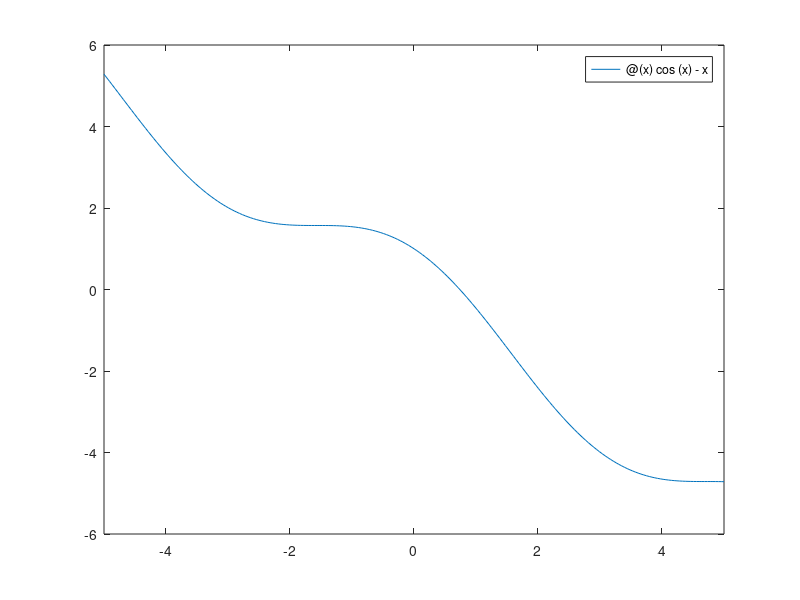

Here is the MATLAB script that generated this plot: (Note: this script raises an error after producing the figure.)
% Modelling and Simulation of Aerospace Systems (2021/2022)
% Assignment # 1
% Author Giovanni Chiarolla matr. 964831
%% Ex 1 
clearvars; close all; clc;
f = @(x) cos(x)-x;
figure
grid on
fplot(f)
hold on 
yline(0)
grid on
xlabel('x','Interpreter','latex')
ylabel('f(x)','Interpreter','latex')

a = 0.5;
b = 1.0;
err = 1e-8;

for i = 1:10 % Bisection Method
tic;
[root_BI,feval_BI] = bisection(f,a,b,err);
t_BI = toc();


% Secant method
tic
[root_SE,feval_SEC] = secant(f,a,b,err);
t_SEC = toc();


% Regula-falsi Method
tic
[root_RF,feval_RF] = regulafalsi(f,a,b,err);
t_RF = toc();

end
fprintf(' root_BI = %8.8f\n', root_BI)
fprintf(' root_SE = %8.8f \n', root_SE)
fprintf(' root_RF = %8.8f \n', root_RF)

fprintf(' Bisection function evaluations = %4.0f\n', feval_BI) 
fprintf(' Regula-Falsi function evaluations = %4.0f\n', feval_RF) 
fprintf(' Secant function evaluations = %4.0f\n', feval_SEC) 
%% Ex 2
 clearvars; close all; clc;
% Plot of the vector field (to find initial conditions) 
[X,Y] = meshgrid(-2:0.1:2,-2:0.1:2);
eq1 = X.^2 - X - Y;
eq2 =  X.^2/16 + Y.^2 - 1;
q=quiver(X,Y,eq1,eq2,1.5);

 syms  x1 x2

f =  [x1^2-x1-x2, x1^2/16 + x2^2 - 1];
% Initial conditions 
x0 = [3,2];
x02 = [-2,1];
% Newton's method tolerance and max nmax iterations
tol = 1e-8;
nmax = 6;
% Analytical jacobian 
[x_an(:,1),it_an] = newton_f_4(f,x0, tol,x1,x2,nmax);
[x_an(:,2),it_a] =  newton_f_4(f,x02, tol,x1,x2,nmax);

% function
f = @(x1,x2) [x1^2-x1-x2; x1^2/16 + x2^2 - 1];
% forward
[x_fd(:,1),it_fd] = newton_finite(x0', nmax, tol, f, 1);
[x_fd(:,2),it_f] = newton_finite(x02', nmax, tol, f, 1);
% centred
[x_cd(:,1),it_cd] = newton_finite(x0', nmax, tol, f, 0);
[x_cd(:,2),it_c] = newton_finite(x02', nmax, tol, f, 0);
% Compute exact roots
syms x y real
[x,y] = solve(x^2-x-y==0, x^2/16 +y^2-1==0);
SOL = double([x';y']);
% errors
 error_an = vecnorm(x_an - SOL);
 error_fd = vecnorm(x_fd - SOL);
 error_cd = vecnorm(x_cd - SOL);
 

%% Ex 3
clearvars; close all; clc;
% heun method
x0 = 1/2;
ti = 0;
tf = 2;
h_m = [0.5, 0.2, 0.05, 0.01] ;
f = @(x,t) x - t^2 + 1;
fa  = @( t ) t.^2 +2*t+1-1/2* exp(t);
xsolhe = zeros(length(h_m),1);
xsolrk =  zeros(length(h_m),1);
timehe = zeros(1,length(h_m));
timerk4 = zeros(1,length(h_m));
err_he = zeros(1,length(h_m));
err_rk4 = zeros(1,length(h_m));



figure (1)
hold on

for i = 1: length(h_m)
hi = h_m(i);
tic
[xhe,t_he,feval_he] = heun_m(x0,f,ti,tf,hi);


err_he(i) = max(abs(xhe'-fa(ti:h_m(i):tf)));
w = @() heun_m(x0,f,ti,tf,h_m(i));
    timehe(i) = timeit(w);
plot(t_he,xhe,'--','LineWidth',0.5)
hold on 



end
fplot(fa,'LineWidth',1.5)
grid on

legend('h=0.5','h=0.2','h=0.05','h=0.01','analytical','Interpreter','latex','Location','best',...
    'FontSize',13)
xlabel('$time [s]$','Interpreter','latex','FontSize',13)
ylabel('$x_{Heun}(t)$','Interpreter','latex','FontSize',13)
axis([0 2 0 5.5])
% Runge Kutta 4
figure(2)
hold on
for i = 1 : length(h_m)

[xrk4, t_rk4, feval_rk4] = rk4(x0,f,ti,tf,h_m(i));

xsolhe(i) = xhe(end);
xsolrk(i) = xrk4(end);
err_rk4(i) = max(abs(xrk4'-fa(ti:h_m(i):tf)));
w = @() rk4(x0,f,ti,tf,h_m(i));
    timerk4(i) = timeit(w);
plot(t_rk4,xrk4,'--','LineWidth',0.5)
hold on

end
fplot(fa,'LineWidth',1.5)
grid on

legend('h=0.5','h=0.2','h=0.05','h=0.01','analytical','Interpreter','latex','Location','best',...
    'FontSize',13)
xlabel('$time [s]$','Interpreter','latex','FontSize',13)
ylabel('$x_{RK4}(t)$','Interpreter','latex','FontSize',13)
axis([0 2 0 5.5])


figure(3)
fig_RK2=loglog(timehe,err_he);
fig_RK2.LineWidth=2;
grid on
xlabel('Integration time [s]','Interpreter','latex','FontSize',13)
ylabel('Solution error','Interpreter','latex','FontSize',13)

figure(4)
fig_RK4=loglog(timerk4,err_rk4);
fig_RK4.LineWidth=2;
xlabel('Integration time [s]','Interpreter','latex','FontSize',13)
ylabel('Solution error','Interpreter','latex','FontSize',13)
grid on
%% Ex 4
% (It takes 30 seconds)
clearvars; close all; clc; 
A = @(alpha) [0,1;-1,2*cos(alpha)];
% Operator Frk2
I = eye(2);
Frk2 = @(alpha,h) (I + [0,1;-1,2*cos(alpha)]*h + h^2/2*[0,1;-1,2*cos(alpha)]^2);
h_max = fzero(@(h) (max(abs(eig(Frk2(pi,h))))-1),0);
alpha = pi:-0.01:0;
a = zeros(2,length(alpha));
b = zeros(2,length(alpha));
h_max_col = zeros(1,length(alpha));
figure(1)
hold on
for i = 1: length(alpha)  
f = @(h) max(abs(eig(Frk2(alpha(i),h))));
fp = fplot(f); % plot of the solutions of the problem. Used to find proper initial conditions in following fzeros 
fp.Color = [alpha(i), 0 , 0]/pi; % varia la tonalita di rosso 
if alpha(i) < pi/2 + 0.025 && alpha(i) > pi/2 -0.025
    fp.Color = [0, 0 , 1];
    fp.LineWidth = 2; 
end    
if alpha(i)<pi/2    
h_max_col(i) = fzero(@(h) max(abs(eig(Frk2(alpha(i),h))))-1,0);
else 
 h_max_col(i) = fzero(@(h) max(abs(eig(Frk2(alpha(i),h))))-1,alpha(i));   
a(:,i) = eig(A(alpha(i)));
b(:,i) = a(:,i)*h_max_col(i);
end
end
grid on
% Solution for alpha equal to pi (Heun)
h1 = fzero(@(h) max(abs(eig(Frk2(pi,h))))-1,pi);
xlim([-1 4])
ylim([-1 5])
line(xlim(),[1,1], 'LineWidth',0.8,'Color',[0 0 0 ])
line([0,0],ylim(), 'LineWidth',0.8,'Color',[0 0 0 ])
figure(2)

hold on 

area(real(b(1,:)),imag(b(1,:)),'FaceColor','r','FaceAlpha',.3,'EdgeAlpha',1)
plot(real(b(1,1)),imag(b(1,1)),'.','Color',[1 0 0],'MarkerSize',20)
area(real(b(2,:)),imag(b(2,:)),'FaceColor','r','FaceAlpha',.3,'EdgeAlpha',1)
axis([-3 3 -3 3])
grid on
line(xlim(),[0,0], 'LineWidth',0.5,'Color',[0 0 0 ])
line([0,0],ylim(), 'LineWidth',0.5,'Color',[0 0 0 ])
legend('Heun Stability  Region',['$max(|eig(F(h,\alpha)|) = 1$' newline '  for $\alpha = pi$'],'Interpreter',...
    'latex','Location','best','FontSize',8)
xlabel('$Re\{h\lambda\}$','Interpreter','latex')
ylabel('$Im\{h\lambda\}$','Interpreter','latex')

% Operator Frk4
Frk4 = @(A,h) I + h*A +1/2*h^2*A^2 + 1/6*h^3*A^3 + 1/24*h^4*A^4;
figure(3)
hold on

h_max_col_a = zeros(1,length(alpha));
b_a = zeros(2,length(alpha));  
 for i = 1 : length(alpha)
    f = @(h) max(abs(eig(Frk4(A(alpha(i)),h))));
    fp = fplot(f);
fp.Color = [abs(alpha(i)), 0 , 0]/pi; % varia la tonalita di rosso 
if alpha(i) < pi/2 + 0.025 && alpha(i) > pi/2 -0.025
    fp.Color = [0, 0 , 1];
    fp.LineWidth = 2;
    
end  
h0 = 3;
h_max_col_a(i) = fzero(@(h) max(abs(eig(Frk4(A(alpha(i)),h))))-1,alpha(i));
h_max_col(i) = fzero(@(h) max(abs(eig(Frk4(A(alpha(i)),h))))-1,h0);
a(:,i) = eig(A(alpha(i)));
b(:,i) = a(:,i)*h_max_col(i);
b_a(:,i) = a(:,i)*h_max_col_a(i);
w =abs( b(1,i));
 end
 % Solution for alpha equal to pi (RK4)
 h2 = fzero(@(h) max(abs(eig(Frk4(A(pi),h))))-1,h0);
grid on
xlim([-1 4])
ylim([-1 5])
line(xlim(),[1,1], 'LineWidth',0.8,'Color',[0 0 0 ])
line([0,0],ylim(), 'LineWidth',0.8,'Color',[0 0 0 ])
 figure(4)


hold on
plot(real(b(1,1)),imag(b(1,1)),'.','Color',[0 0 0],'MarkerSize',20);
h_m = [0.5, 0.2, 0.05, 0.01];
hold on
scatter(h_m, zeros(1, length(h_m)),30,[1 0 1],'*')
hold on 
plot(real(b(1,:)),imag(b(1,:)),'LineStyle','none','Marker','o','MarkerSize',...
    1.5,'MarkerFaceColor','r','Color','r')
plot(real(b(2,:)),imag(b(2,:)),'LineStyle','none','Marker','o','MarkerSize',...
    1.5,'MarkerFaceColor','r','Color','r')


hold on
plot(real(b_a(1,:)),imag(b_a(1,:)),'LineStyle','none','Marker','o','MarkerSize',...
    1.5,'MarkerFaceColor','r','Color','r')
plot(real(b_a(2,:)),imag(b_a(2,:)),'LineStyle','none','Marker','o','MarkerSize',...
    1.5,'MarkerFaceColor','r','Color','r')

grid on
text(-2.5,0.2,'RK4 Stability Region','FontSize',10,'Color', 'r')
axis([-4 4 -3.5 3.5])


line(xlim(),[0,0], 'LineWidth',0.5,'Color',[0 0 0 ])
line([0,0],ylim(), 'LineWidth',0.5,'Color',[0 0 0 ])
legend([' $max(|eig(F(h,\alpha)|) = 1$' newline ' for $\alpha = pi$'],...
    '$h_{i}\lambda$  of Exercise 3','Interpreter',...
    'latex','Location','best','FontSize',8)
xlabel('$Re\{h\lambda\}$','Interpreter','latex')
ylabel('$Im\{h\lambda\}$','Interpreter','latex')

fprintf(' h for alpha equal to pi (Heun) = %8.8f\n', h1)
fprintf(' h for alpha equal to pi (RK4) = %8.8f \n', h2)

%% Ex 5 
%(Unfortunately, it takes 5 minutes) 
clearvars; close all; clc
A = @(alpha) [0,1;-1,2*cos(alpha)]; % A(alpha) operator
x0 = [1;1]; % Initial condition 
fevals = zeros(3,4); %Static allocation of the function evaluation matrix
t = [0 1]; % time range 
alpha = linspace(pi, 0,100); % vector containing alpha variaiton from pi to 0
x_an = @(a) expm(A(a))*x0;  % Analytic solution     
tol = [1e-3 1e-4 1e-5 1e-6]; % Tolerances

lambda = length(alpha); % Static allocation of the eigenvalues
for i=1:length(alpha)
    lambda(i) = max(eig(A(alpha(i))));  
end
guess = [5*tol;                  % Initial value of the fzero function 
    0.01 0.01 0.01 0.01; %0.01
    0.5 0.5 0.5 0.5]; % 0.5
tic
for i=1:3
    figure(i)
    hold on
    axis equal
    for j=1:length(tol)
        options = optimset('TolX',1e-2*tol(j));   % change the tolerance of fzero to decrease cpu time
        guessrk1 = tol(j);
        for k=1:length(alpha)
            a = alpha(k);
            if i==1
                h_m(k) = fzero(@(x) norm(switch_method(@(t,h) A(a)*h,t,x0,abs(x),i) ...
                    - x_an(a),Inf)-tol(j),guessrk1,options);
                if isnan(h_m(k))     % condition added to avoid singularities
                    guessrk1=tol(j);
                else
                    guessrk1=h_m(k);
                end
            else
                h_m(k) = fzero(@(x) norm(switch_method(@(t,h) A(a)*h,t,x0,abs(x),i) ...
                    - x_an(a),inf) - tol(j),guess(i,j));
            end
        end
        
        [~,fevals(i,j)] = switch_method(@(t,h) A(pi)*h,t,x0,abs(h_m(1)),i); %  number of function evaluation
        
        h = abs(h_m).*lambda;                
        plot([real(h) flip(real(h))],...
            [imag(h) -flip(imag(h))],'LineWidth',1.5)  % plot of the solution in complex plane
    end
    grid on
    legend('tol = $10^{-3}$','tol = $10^{-4}$','tol = $10^{-5}$','tol = $10^{-6}$','Interpreter','latex','Location','best')
    xlabel('$Re\{h\lambda\}$','Interpreter','latex')
    ylabel('$Im\{h\lambda\}$','Interpreter','latex')
    
end

figure(4)
loglog(tol,fevals,'LineWidth',1.5)
grid on
xlabel('tol','Interpreter','latex','FontSize',13)
ylabel('Function evaluations','Interpreter','latex','FontSize',13)
legend('RK1','RK2','RK4','Interpreter','latex','FontSize',13)
t_ex5=toc();
%% Ex 6 
clear; close all; clc;
alpha = linspace( pi,0,100);
A = @(alpha) [ 0 1; -1 2*cos(alpha)];
I = eye(2);
% BI2th Operator 
F = @(A,h,th)(I + A*th*h + 0.5*(A*th*h)^2)/(I - A*(1-th)*h + 0.5*(A*(1-th)*h)^2);
a = zeros(length(alpha),1);
h_m = zeros(length(alpha),1);
th = 0.4; % theta
for i = 1: length(alpha)
     a(i) = max(eig(A(alpha(i))));
     
     % try/catch statement added to avoid singularities
try 
    f = @(x) max(abs(eig(F(A(alpha(i)),x,th))))-1;
    h_m(i) = fzero(f,9);
  catch mess
            warning(mess.message) 
end   
end
% Plots
figure(1) 
hold on 
grid on

h1 = abs(h_m).*a;
X = [real(h1); flip(real(h1))];
Y = [imag(h1); -flip(imag(h1))];
plot(X,Y,'r','LineWidth',2)
xline(0)
yline(0)
axis equal
axis padded
legend('$BI2_{0.4}$','Interpreter','latex','Location','best')
xlabel('$Re\{h\lambda\}$','Interpreter','latex')
ylabel('$Im\{h\lambda\}$','Interpreter','latex')
% Second part 
theta = [0.1 0.3 0.7 0.9];
for k = 1:length(theta) 
    th = theta(k);
    for i = 1:length(alpha)
        try 
    f = @(x) max(abs(eig(F(A(alpha(i)),x,th))))-1;
    h_m(i) = fzero(f,4);
  catch mess
            warning(mess.message) 
        end
    end
figure(2) 
hold on 
grid on


h1 = abs(h_m).*a;
X = [real(h1); flip(real(h1))];
Y = [imag(h1); -flip(imag(h1))];
plot(X,Y,'LineWidth',2)

end
fig1 = xline(0);
fig2 = yline(0);
axis equal
axis padded
legend_entries = {'$BI2_{0.1}$','$BI2_{0.3}$','$BI2_{0.7}$','$BI2_{0.9}$'};
legend(legend_entries{:},'Interpreter','latex','Location','best')
set(get(get(fig1,'Annotation'),'LegendInformation'), ...
'IconDisplayStyle','off') % where H is the name of the plot
xlabel('$Re\{h\lambda\}$','Interpreter','latex')
ylabel('$Im\{h\lambda\}$','Interpreter','latex')
%% Ex 7
clear; clc; close all;
B = [ -180.5 219.5; 179.5 -220.5];
x0 = [1 1 ]';
h_ = 0.1;
I = eye(2);
% analytical solution 
x = @(t) expm(B*t)*x0;
t = [0 5];
t = t(1):h_:t(end);
% FR4 Operator 
Frk4 = @(A,h) I + h*A +1/2*h^2*A^2 + 1/6*h^3*A^3 + 1/24*h^4*A^4;
% BI2th Operator
BI2th = @(A,h,th)(I + A*th*h + 0.5*(A*th*h)^2)/(I - A*(1-th)*h + 0.5*(A*(1-th)*h)^2);
x_frk4 = zeros(2,51);
for i = 1:length(t)
    n = i-1;
x_frk4(:,i) = Frk4(B,h_)^n*x0;
x_an(:,i) = x(t(i));
end
% Plots
figure(1)
plot(t,x_an,'LineWidth',1)
hold on 
plot(t,x_frk4,'LineWidth',1)
grid on

legend('$x_1 - analytical$','$x_2 - analytical$',...
                    '$x_1$  $RK4$','$x_2$  $RK4$','Interpreter','latex','Location','best',...
    'FontSize',13)
xlabel('$time [s]$','Interpreter','latex','FontSize',13)
ylabel('$x_1$ and $x_2$','Interpreter','latex','FontSize',13)
% BI20.1
th = 0.1;
x_BI2 = zeros(2,51);
for i = 1:length(t)
    n = i-1;
x_BI2(:,i) = BI2th(B,h_,th)^n*x0;
x_an(:,i) = x(t(i));
end
figure(2)
plot(t,x_BI2,'LineWidth',1)
hold on 
plot(t,x_an,'LineWidth',1)
grid on
legend('$x_1$ $analytical$','$x_2$  $analytical$',...
                    '$x_1$  $BI2_{0.1}$','$x_2$  $BI2_{0.1}$','Interpreter','latex','Location','best',...
    'FontSize',13)
xlabel('$time [s]$','Interpreter','latex','FontSize',13)
ylabel('$x_1$ and $x_2$','Interpreter','latex','FontSize',13)
alpha = linspace( pi,0,100);
A = @(alpha) [ 0 1; -1 2*cos(alpha)];
I = eye(2);
F = @(A,h,th) (I + A*th*h + 0.5*(A*th*h)^2)/(I - A*(1-th)*h + 0.5*(A*(1-th)*h)^2);
Frk4 = @(A,h) I + h*A +1/2*h^2*A^2 + 1/6*h^3*A^3 + 1/24*h^4*A^4;
a = zeros(length(alpha),1);
h_m = zeros(length(alpha),1);
th = 0.1;
for i = 1: length(alpha)
    
    a(i) = max(eig(A(alpha(i))));
try 
    f = @(x) max(abs(eig(F(A(alpha(i)),x,th))))-1;
    h_m(i) = fzero(f,5);
  catch mess
            warning(mess.message) 
end

    
end
 ar = zeros(2,length(alpha));
 br = zeros(2,length(alpha));
 for i = 1 : length(alpha)
h0 = 3;
h_max_col(i) = fzero(@(h) max(abs(eig(Frk4(A(alpha(i)),h))))-1,h0);
ar(:,i) = eig(A(alpha(i)));
br(:,i) = ar(:,i)*h_max_col(i);

 end
figure(3)
a_  = h_*eig(B);
plot(real(a_),imag(a_),'*m','MarkerSize',10)
hold on 
h1 = abs(h_m).*a;
plot(real(br(1,:)),imag(br(1,:)),'r','LineWidth',2)
hold on
X = [real(h1); flip(real(h1))];
Y = [imag(h1); -flip(imag(h1))];
plot(X,Y,'b','LineWidth',2)
hold on 
plot(real(br(2,:)),imag(br(2,:)),'r','LineWidth',2)
grid on
axis equal
line(xlim(),[0,0], 'LineWidth',0.5,'Color',[0 0 0 ])
line([0,0],ylim(), 'LineWidth',0.5,'Color',[0 0 0 ])
legend('$h_{i}\lambda$ associated to the IVP','$RK4$','$BI2_{0.1}$','Interpreter','latex','Location','best')
xlabel('$Re\{h\lambda\}$','Interpreter','latex')
ylabel('$Im\{h\lambda\}$','Interpreter','latex')


%% Functions 

function [root,feval] = bisection(f,a,b,err)
%%%%%%%%%%%%%%%%%%%%%%%%%%%%%%%%%%%%%%%%%%%%%%%%%%%%%%%%%%%%%%%%%%%%%%%%%%%
%
%             - Implementation of the bisection method knowing the 
%               initial value and the final value of the interval.
%
% INPUT
%     f:      function                                [function handle]
%     a:      initial value of the interval           [1x1]
%     b:      final value of the interval             [1x1]
%   err:      accuracy                                [1x1]
%
% OUTPUT
%     a:    zero of the function                      [1x1]
%     b:    zero of the function                      [1x1]
%
%%%%%%%%%%%%%%%%%%%%%%%%%%%%%%%%%%%%%%%%%%%%%%%%%%%%%%%%%%%%%%%%%%%%%%%%%%%
feval = 0;
% Bisection Method
while abs(b-a)/2>err
 c = (a+b)/2;
 
if f(a)*f(c) < 0 
           b = c;
else
           a = c;
end 
feval = feval +2;
end
root = c;
end
function [root,feval] = secant(f,a,b,err)
%%%%%%%%%%%%%%%%%%%%%%%%%%%%%%%%%%%%%%%%%%%%%%%%%%%%%%%%%%%%%%%%%%%%%%%%%%%
%
%             - Implementation of the secant method knowing the 
%               initial value and the final value of the interval.
%
% INPUT
%     f:      function                                [function handle]
%     a:      initial value of the interval           [1x1]
%     b:      final value of the interval             [1x1]
%   err:      accuracy                                [1x1]
%
% OUTPUT
%     a:    zero of the function                      [1x1]
%     b:    zero of the function                      [1x1]
%
%%%%%%%%%%%%%%%%%%%%%%%%%%%%%%%%%%%%%%%%%%%%%%%%%%%%%%%%%%%%%%%%%%%%%%%%%%%
x0 = a; 
x1 = b;
feval = 0;

 while abs(x1-x0)/2 > err
 x2 = x1 - f(x1)*(x1 - x0)/( f(x1) - f(x0) );
 feval = feval +2;
 x0 = x1;
 x1 = x2;
 
 end
 root = x2;
end
function [root,feval] = regulafalsi(f,a,b,err)
%%%%%%%%%%%%%%%%%%%%%%%%%%%%%%%%%%%%%%%%%%%%%%%%%%%%%%%%%%%%%%%%%%%%%%%%%%%
%
%             - Implementation of the regula-falsi method knowing the 
%               initial value and the final value of the interval.
%
% INPUT
%     f:      function                                [function handle]
%     a:      initial value of the interval           [1x1]
%     b:      final value of the interval             [1x1]
%   err:      accuracy                                [1x1]
%
% OUTPUT
%     a:    zero of the function                      [1x1]
%     b:    zero of the function                      [1x1]
%
%%%%%%%%%%%%%%%%%%%%%%%%%%%%%%%%%%%%%%%%%%%%%%%%%%%%%%%%%%%%%%%%%%%%%%%%%%%

feval = 0;
while abs(b-a)/2>err
  c = b - (b-a)*f(b)/(f(b) - f(a)); 
% c = (a*f(b)-b*f(a))/(f(b)-f(a));
feval = feval + 2;
if f(c) > 0 
           b = c;
else
           a = c;
end
feval = feval +3;
end
root = c;
end
function x = realfun(x)

f_s =  [x(1).^2 - x(1) - x(2), x(1).^2/16 + x(2).^2 - 1];
x = f_s;
end

function [x,it] = newton_f_4 ( f ,x0, tol,y,z,nmax)
%%%%%%%%%%%%%%%%%%%%%%%%%%%%%%%%%%%%%%%%%%%%%%%%%%%%%%%%%%%%%%%%%%%%%%%%%%%
%
%             - Implementation of the newton's method with analytical 
%               evaluation of the function derivative.
%
% INPUT
%     f:      function                                [1x2 sym]
%    x0:      initial value of the interval           [1x2]
%     y:      syms value                              [1x1 sym]
%     z:      syms value                              [1x1 sym]
%
% OUTPUT
%     x:    zeros of the function                     [1x2]
%
%%%%%%%%%%%%%%%%%%%%%%%%%%%%%%%%%%%%%%%%%%%%%%%%%%%%%%%%%%%%%%%%%%%%%%%%%%%




k = 1;
t = zeros(1,3);
t(1) = tol + 1;

it = 0;
if abs(double(subs(f, [y, z], x0))) > 0 
while (it < nmax)


    

jnumeric = double(subs(jacobian( f, [y,z]),[y,z],x0));
fnumeric = double(subs(f,[y,z],x0));
deltax = - inv(jnumeric)*double(subs(f,[y,z],x0))';
x0 = deltax' + x0 ; 


t(k+1) = norm(fnumeric);
k = k+1;
it = it +1;
 end
else 
    error('using this x0: f = 0')
 end

x = x0;
end
function [xvect,it] = newton_finite(x0, nmax, tol, f, method)
%%%%%%%%%%%%%%%%%%%%%%%%%%%%%%%%%%%%%%%%%%%%%%%%%%%%%%%%%%%%%%%%%%%%%%%%%%%
%
%             - Implementation of the Newton's method finite difference method
%               knowing the initial value x0. 
%
% INPUT
%    x0:      initial value of the interval           [1x2]
%  nmax:      max steps                               [1x1]
%   tol:      tolerance                               [1x1]
%     f:      function                                [1x2 handle fun]
%
%
%
%
% OUTPUT
%     x:    zeros of the function                     [1x2]
%    it:    iterations                                [1x1]
%%%%%%%%%%%%%%%%%%%%%%%%%%%%%%%%%%%%%%%%%%%%%%%%%%%%%%%%%%%%%%%%%%%%%%%%%%%

  err = tol + 1;
     it = 0;
     xvect = x0;
     
     if method == 0
             % Centered differences  
              
     else
            % Forward differences               
     end
     
     while (it < nmax && err >= tol)
         xv = xvect;
         
         h = max(sqrt(eps), sqrt(eps)*abs(xv));
         h1 = 2 * h(1);
         h2 = 2 * h(2);
         
         if method == 0
             % Centered differences approximated derivative 
               dfdx1 = @(x1, x2) ((feval(f, x1 + h(1), x2)) - ...
                   (feval(f, x1 - h(1), x2))) / h1;
               dfdx2 = @(x1, x2) ((feval(f, x1, x2 + h(2))) - ...
                   (feval(f, x1, x2 - h(2)))) / h2;
         else
             % Forward differences approximated derivatives
               dfdx1 = @(x1, x2) ((feval(f, x1 + h(1), x2)) - ...
                   (feval(f, x1, x2))) * 2 / h1;
               dfdx2 = @(x1, x2) ((feval(f, x1, x2 + h(2))) - ...
                   (feval(f, x1, x2))) * 2 / h2;
         end
         
       % Approximated Jacobian
         J = @(x1, x2) [ feval(dfdx1, x1, x2), feval(dfdx2, x1, x2)];
         
         xn = xv - feval(J, xv(1), xv(2))\feval(f, xv(1), xv(2));
         err = norm(xn - xv, Inf);
         xvect = xn;
         it = it + 1;
     end
     for i = 2 : length(xvect)
     end
   end
function [x, t,feval] = heun_m(x0,f,ti,tf,h)
%%%%%%%%%%%%%%%%%%%%%%%%%%%%%%%%%%%%%%%%%%%%%%%%%%%%%%%%%%%%%%%%%%%%%%%%%%%
%
%             - Implementation of the Heun's method
%
% INPUT
%    x0:      initial value of the interval           [1x2]
%     f:      function                                [1x2 handle fun]
%    ti:      initial time                            [1x1 sym]
%    tf:      final time                              [1x1 sym]
%
% OUTPUT
%     x:    zeros of the function                     [1x2]
%     t:    time                                      [1x1]
% feval:    function evaluations                      [1x1]
%%%%%%%%%%%%%%%%%%%%%%%%%%%%%%%%%%%%%%%%%%%%%%%%%%%%%%%%%%%%%%%%%%%%%%%%%%%
n = (tf-ti)/h;
t = linspace(ti, tf, n+1);
xp = zeros(n+1,1);
xc = zeros(n+1,1);
xc(1) = x0;
for k = 1:n
% Predictor 
xp(k+1) = x0(k) + h*f(x0(k),t(k));

% Corrector 
xc(k+1) = x0(k) + h/2 * (f(x0(k),t(k)) + f(xp(k+1),t(k+1)));
x0(k+1) = xc(k+1);
end
feval = 2*k;

x = xc;
end
function [x, t,feval] = rk4(x0,f,ti,tf,h)
%%%%%%%%%%%%%%%%%%%%%%%%%%%%%%%%%%%%%%%%%%%%%%%%%%%%%%%%%%%%%%%%%%%%%%%%%%%
%
%             - Implementation of the RK4 method
%
% INPUT
%
%    x0:      initial value of the interval           [1x2]
%     f:      function                                [1x2 handle fun]
%    ti:      initial time                            [1x1]
%    tf:      final time                              [1x1]
%     h:      step                                    [1x1]
%
% OUTPUT
%     x:    zeros of the function                     [1x2]
%     t:    time                                      [1x1]
% feval:    function evaluation                       [1x1]
%%%%%%%%%%%%%%%%%%%%%%%%%%%%%%%%%%%%%%%%%%%%%%%%%%%%%%%%%%%%%%%%%%%%%%%%%%%
n = (tf-ti)/h;
t = linspace(ti, tf, n+1);
xp1 = zeros(n+1,1);
xp2 = zeros(n+1,1);
xp3 = zeros(n+1,1);


xc = zeros(n+1,1);
xc(1) = x0;
for k = 1:n
% Predictor 
xp1(k+1) = x0(k) + h/2*f(x0(k),t(k));
xp2(k+1) = x0(k) + h/2*f(xp1(k+1),t(k)+1/2*h);
xp3(k+1) = x0(k) + h*f(xp2(k+1),t(k)+ 1/2 * h);
% Corrector 
xc(k+1) = x0(k) + h * (1/6*f(x0(k),t(k)) + 1/3*f(xp1(k+1),t(k)+1/2*h)...
    + 1/3*f(xp2(k+1),t(k)+1/2*h) + 1/6 *f(xp3(k+1) , t(k)+h));
x0(k+1) = xc(k+1);
end
feval = 4*k;
x = xc;
end

function [x,fevals,times] = switch_method(f,t,x0,h,method)
%%%%%%%%%%%%%%%%%%%%%%%%%%%%%%%%%%%%%%%%%%%%%%%%%%%%%%%%%%%%%%%%%%%%%%%%%%%
%
%             - Switch function among RK1, RK2, and RK3
%
% INPUT
%     f:      function                                [1x2 handle fun]
%     t:      initial time                            [1x1]
%    x0:      initial value of the interval           [1x2]
%     h:      step                                    [1x1]
%method:      the method                              [1x1]
%
% OUTPUT
%     x:    zeros of the function                     [1x2]
% feval:    function evaluations                      [1x1]
%     t:    time                                      [1x1]
%%%%%%%%%%%%%%%%%%%%%%%%%%%%%%%%%%%%%%%%%%%%%%%%%%%%%%%%%%%%%%%%%%%%%%%%%%%
switch method
    case 1
        [x,fevals,times] = RK1(f,t,x0,h);
    case 2
        [x,fevals,times] = RK2(f,t,x0,h);
    case 3
        [x,fevals,times] = RK4(f,t,x0,h);
end
x = x(:,end);
end
function [x,fevals,times] = RK1(f,tspan,x0,h)
%%%%%%%%%%%%%%%%%%%%%%%%%%%%%%%%%%%%%%%%%%%%%%%%%%%%%%%%%%%%%%%%%%%%%%%%%%%
%
%             - Implementation of RK1 method.
%
% INPUT
%     f:      function                                [1x2 handle fun]
% tspan:      time                                    [1x1]
%    x0:      initial value of the interval           [1x2]
%     h:      step                                    [1x1]
%
% OUTPUT
%     x:    zeros of the function                     [1x2]
% feval:    function evaluations                      [1x1]
%     t:    time                                      [1x1]
%%%%%%%%%%%%%%%%%%%%%%%%%%%%%%%%%%%%%%%%%%%%%%%%%%%%%%%%%%%%%%%%%%%%%%%%%%%
x = x0;
times = tspan(1):h:tspan(end);

t = tspan(1);

if mod(diff(tspan),h)~=0
    times=[times tspan(end)];
end

hs = diff(times);
for i=1:(length(times)-1)
    
    h = hs(i);
    fk = f(t,x);
   
    x = x + h*fk;
    t = t + h;
end
fevals = i;
end
function [x,fevals,times] = RK2(f,tspan,x0,h)
%%%%%%%%%%%%%%%%%%%%%%%%%%%%%%%%%%%%%%%%%%%%%%%%%%%%%%%%%%%%%%%%%%%%%%%%%%%
%
%             - Implementation of RK2 method.
%
% INPUT
%     f:      function                                [1x2 handle fun]
% tspan:      time                                    [1x1]
%    x0:      initial value of the interval           [1x2]
%     h:      step                                    [1x1]
%
% OUTPUT
%     x:    zeros of the function                     [1x2]
% feval:    function evaluations                      [1x1]
%     t:    time                                      [1x1]
%%%%%%%%%%%%%%%%%%%%%%%%%%%%%%%%%%%%%%%%%%%%%%%%%%%%%%%%%%%%%%%%%%%%%%%%%%%
x = x0;
times = tspan(1):h:tspan(end);
t = tspan(1);
if mod(diff(tspan),h)~=0
    times=[times tspan(end)];
end

hs = diff(times);

for i=1:(length(times)-1)
    xk = x(:,i);
    
    fk = f(t,xk);
    
    % Shrink the last timestep
    h = hs(i);
    
    % Predictor step
    xp = xk + h*fk;
    t = t + h;
    fp = f(t,xp);
     
    % Corrector step
    x(:,i+1) = xk + h*(0.5*fk + 0.5*fp);
    
end
fevals = 2*i;
end
function [x,fevals,times] = RK4(f,tspan,x0,h)
%%%%%%%%%%%%%%%%%%%%%%%%%%%%%%%%%%%%%%%%%%%%%%%%%%%%%%%%%%%%%%%%%%%%%%%%%%%
%
%             - Implementation of RK4 method.
%
% INPUT
%     f:      function                                [1x2 handle fun]
% tspan:      time                                    [1x1]
%    x0:      initial value of the interval           [1x2]
%     h:      step                                    [1x1]
%
% OUTPUT
%     x:    zeros of the function                     [1x2]
% feval:    function evaluations                      [1x1]
%     t:    time                                      [1x1]
%%%%%%%%%%%%%%%%%%%%%%%%%%%%%%%%%%%%%%%%%%%%%%%%%%%%%%%%%%%%%%%%%%%%%%%%%%%
x = x0;
times = tspan(1):h:tspan(end);
t = tspan(1);
if mod(diff(tspan),h)~=0
    times=[times tspan(end)];
end

hs = diff(times);

for k=1:(length(times)-1)
    h = hs(k);
    
    xk = x(:,k);
    
    % Predictor steps
    % #1
    k1 = f(t,xk);
    
    % #2
    t2 = t + h/2;
    x2= xk + k1*h/2;
    k2 = f(t2,x2);
    
    % #3
    t3 = t + h/2;
    x3 = xk + k2*h/2;
    k3 = f(t3,x3);
    
    % #4
    t4 = t + h;
    x4 = xk + k3*h;
    k4 = f(t4,x4);
    
    % Corrector step
    x(:,k+1) = xk + (k1 + 2*k2 + 2*k3 + k4)*h/6;
    
    t = t+h;
    
    
end
fevals = 4*k;
end